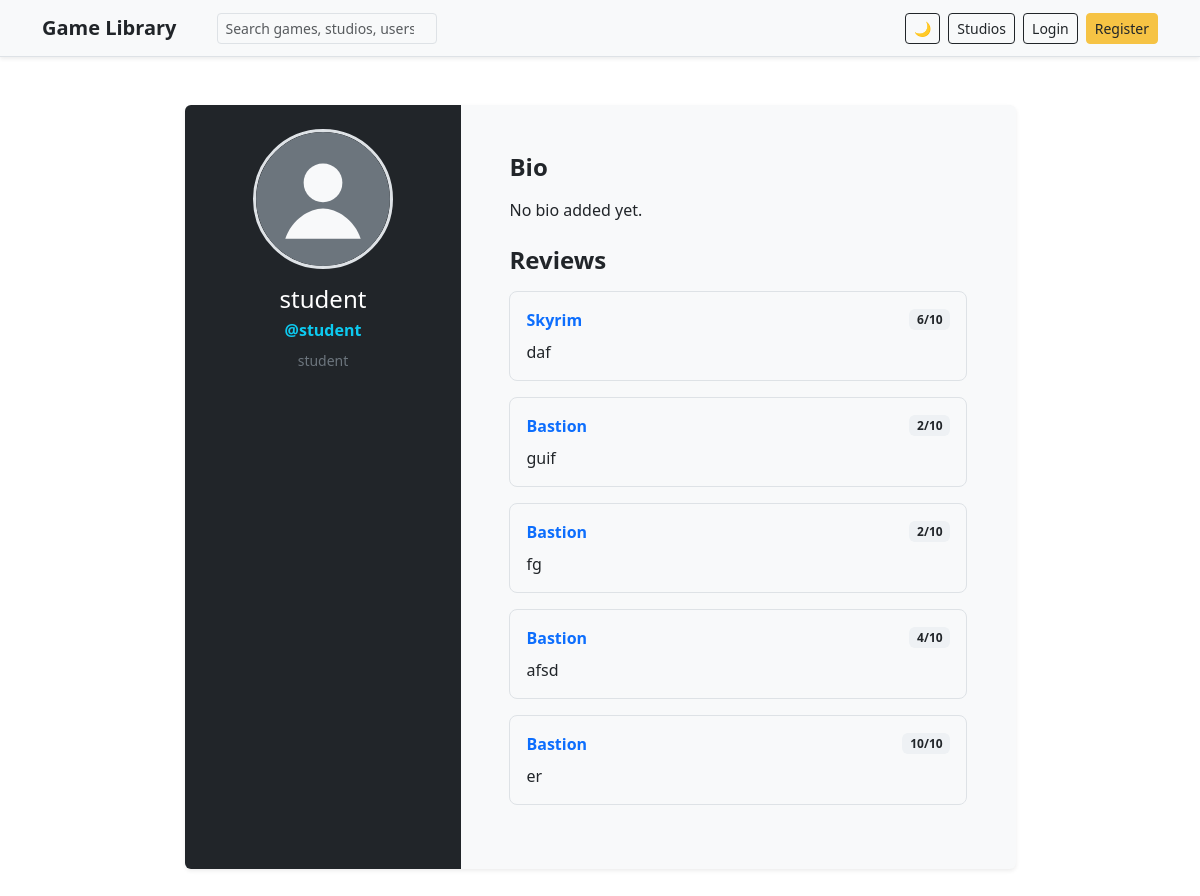
/users/student/, run on the app's committed database.
### games/models.py (models this page shows, shortened)
class UserProfile(models.Model):
    user = models.OneToOneField(
        settings.AUTH_USER_MODEL,
        on_delete=models.CASCADE,
        related_name='profile'
    )
    display_name = models.CharField(max_length=100, blank=True)
    public_handle = models.CharField(max_length=100, unique=True, blank=True)
    bio = models.TextField(max_length=500, blank=True)
    avatar = models.ImageField(
        upload_to='profile_avatars/',
        default='defaults/default_avatar.svg',
        blank=True
    )

class Review(models.Model):
    author = models.ForeignKey(
        settings.AUTH_USER_MODEL,
        on_delete=models.CASCADE,
        related_name='reviews'
    )
    game = models.ForeignKey(
        Game,
        on_delete=models.CASCADE,
        related_name='reviews'
    )
    value = models.PositiveSmallIntegerField(
        validators=[MinValueValidator(1), MaxValueValidator(10)]
    )
    note = models.TextField(validators=[MaxLengthValidator(2000)], blank=True)
    created_at = models.DateTimeField(auto_now_add=True)

class Game(models.Model):
    title = models.CharField(max_length=100, blank=False, null=False)
    genre = models.ForeignKey(
        Genre,
        on_delete=models.CASCADE,
        null=False,
        blank=False
    )
    studio = models.ForeignKey(
        Studio,
        on_delete=models.CASCADE,
        null=False,
        blank=False
    )
    platforms = models.ManyToManyField(Platform, blank=True)
    description = models.TextField(
        default='No description available.',
        validators=[MaxLengthValidator(2000)],
        blank=True,
        null=False
    )
    thumbnail = models.ImageField(
        upload_to='game_thumbnails/',
        default='defaults/default_image.jpg',
        blank=False,
        null=False
    )
    release_date = models.DateField(null=True, blank=True)

### games/views.py (the view)
# urls.py: path('users/<str:username>/', views.user_profile, name='user_profile'),
def user_profile(request, username):
    profile = get_object_or_404(UserProfile.objects.select_related('user'), user__username=username)
    reviews = Review.objects.filter(author=profile.user).select_related('game', 'game__studio').order_by('-created_at')
    return render(request, 'profile_detail.html', {'profile': profile, 'reviews': reviews})

### games/templates/profile_detail.html (shortened to what this page needs)
{% extends 'base.html' %}
{% block content %}
<div class="row justify-content-center">
  <div class="col-lg-9">
    <div class="card shadow-sm border-0 mb-4 overflow-hidden">
      <div class="row g-0">
        <div class="col-md-4 bg-dark text-white p-4 text-center">
          {% if profile.avatar %}
            <img src="{{ profile.avatar.url }}" class="rounded-circle border border-3 border-light mb-3" alt="{{ profile.display_name }}" width="140" height="140" style="object-fit:cover;">
          {% else %}
            <div class="rounded-circle bg-secondary d-flex align-items-center justify-content-center border border-3 border-light mb-3 mx-auto" style="width:140px;height:140px;">
              <span class="display-5 fw-bold">{{ profile.public_handle|slice:":1"|upper }}</span>
            </div>
          {% endif %}
          <h1 class="h4 mb-1">{{ profile.display_name }}</h1>
          <div class="text-info fw-semibold">@{{ profile.public_handle }}</div>
          <div class="text-white-50 small mt-2">{{ profile.user.username }}</div>
        </div>
        <div class="col-md-8 p-4 p-md-5">
          <h2 class="h4 fw-bold mb-3">Bio</h2>
          <p class="mb-4">{{ profile.bio|default:"No bio added yet." }}</p>
          <h2 class="h4 fw-bold mb-3">Reviews</h2>
          {% for review in reviews %}
            <div class="border rounded-3 p-3 mb-3 bg-light">
              <div class="d-flex justify-content-between mb-2">
                <a href="{% url 'games:game_detail' review.game.pk %}" class="fw-semibold text-decoration-none">{{ review.game.title }}</a>
                <div class="d-flex align-items-center gap-2">
                  <span class="badge text-bg-primary">{{ review.value }}/10</span>
                </div>
              </div>
              <p class="mb-0">{{ review.note|default:"No note added." }}</p>
            </div>
          {% empty %}
            <p class="text-muted mb-0">No reviews yet.</p>
          {% endfor %}
        </div>
      </div>
    </div>
  </div>
</div>
{% endblock %}

### games/static/games/css/theme.css (style rules this page uses)
:root, [data-bs-theme="light"] { --theme-bg: #ffffff; --theme-surface: #f8f9fa; --theme-surface-2: #eef1f4; --theme-text: #212529; --theme-muted: #6c757d; --theme-border: #dee2e6; --theme-link: #0d6efd; --theme-link-hover: #0a58ca; --theme-navbar-bg: #f8f9fa; --theme-navbar-fg: #212529; --theme-navbar-border: #dee2e6; --theme-accent: #0d6efd; --theme-accent-contrast: #ffffff; }
body { background: var(--theme-bg) !important; color: var(--theme-text) !important; }
a { color: var(--theme-link); }
.card, .alert, .dropdown-menu, .list-group-item, .form-control, .form-select, .input-group-text { background-color: var(--theme-surface) !important; color: var(--theme-text) !important; border-color: var(--theme-border) !important; }
:root, [data-bs-theme="light"] { --tile-shadow: 0 0.5rem 1rem rgba(2,6,23,0.06); }
.bg-light, .bg-white, .bg-body-tertiary { background-color: var(--theme-surface) !important; color: var(--theme-text) !important; }
.text-muted, .small.text-muted, .form-text, .list-group-item .small, .card .small { color: var(--theme-muted) !important; }
.border, .border-top, .border-bottom, .border-start, .border-end { border-color: var(--theme-border) !important; }
.badge.text-bg-secondary, .badge.text-bg-primary, .badge.text-bg-info, .badge.text-bg-warning, .badge.text-bg-success { background-color: var(--theme-surface-2) !important; color: var(--theme-text) !important; }

### data on the page
UserProfile: avatar (placeholder picture), display_name "student", public_handle "student", user.username "student", bio "No bio added yet."
Review: game "Skyrim", value "6", note "daf"
Review: game "Bastion", value "2", note "guif"
Review: game "Bastion", value "2", note "fg"
Review: game "Bastion", value "4", note "afsd"
Review: game "Bastion", value "10", note "er"
